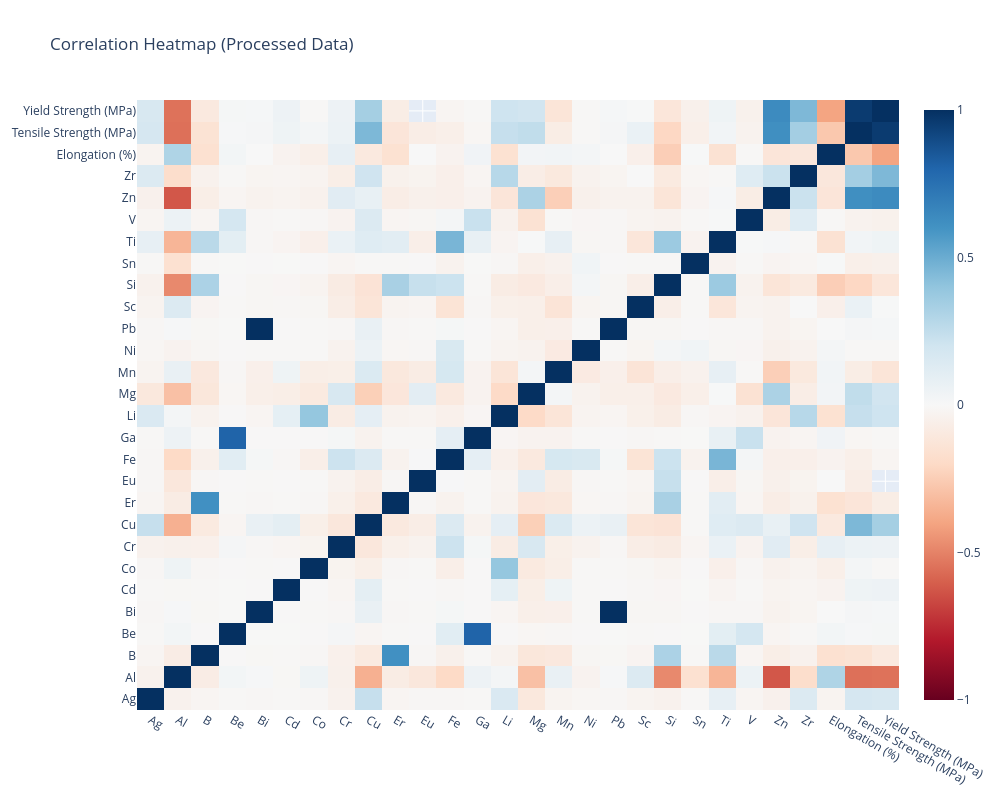

Notebook code for this chart:
### Code cell
# Analyze the impact of preprocessing
print("Impact of preprocessing on feature scales:")
print("\nOriginal data ranges:")
for col in composition_features:
    print(f"{col}: [{df[col].min():.3f}, {df[col].max():.3f}]")
    
print("\nProcessed data ranges:")
for col in composition_features:
    print(f"{col}: [{processed_df[col].min():.3f}, {processed_df[col].max():.3f}]")

# Calculate correlation matrix for processed data
processed_corr = processed_df.corr()

# Create correlation heatmap for processed data
fig = go.Figure(data=go.Heatmap(
    z=processed_corr,
    x=processed_df.columns,
    y=processed_df.columns,
    colorscale='RdBu',
    zmid=0,
))

fig.update_layout(
    title='Correlation Heatmap (Processed Data)',
    height=800,
    width=1000,
)

fig.show()

### Figure 1 — Plotly figure (JSON) as saved in the notebook; plotly's stock layout.template omitted (floating-point values rounded to 4 significant figures; data arrays with more than 128 entries replaced by an {"elided": "..."} marker saying what was removed)
{"data": [{"colorscale": [[0, "rgb(103,0,31)"], [0.1, "rgb(178,24,43)"], [0.2, "rgb(214,96,77)"], [0.3, "rgb(244,165,130)"], [0.4, "rgb(253,219,199)"], [0.5, "rgb(247,247,247)"], [0.6, "rgb(209,229,240)"], [0.7, "rgb(146,197,222)"], [0.8, "rgb(67,147,195)"], [0.9, "rgb(33,102,172)"], [1, "rgb(5,48,97)"]], "type": "heatmap", "x": ["Ag", "Al", "B", "Be", "Bi", "Cd", "Co", "Cr", "Cu", "Er", "Eu", "Fe", "Ga", "Li", "Mg", "Mn", "Ni", "Pb", "Sc", "Si", "Sn", "Ti", "V", "Zn", "Zr", "Elongation (%)", "Tensile Strength (MPa)", "Yield Strength (MPa)"], "y": ["Ag", "Al", "B", "Be", "Bi", "Cd", "Co", "Cr", "Cu", "Er", "Eu", "Fe", "Ga", "Li", "Mg", "Mn", "Ni", "Pb", "Sc", "Si", "Sn", "Ti", "V", "Zn", "Zr", "Elongation (%)", "Tensile Strength (MPa)", "Yield Strength (MPa)"], "z": {"elided": "28x28 float values"}, "zmid": 0}], "layout": {"height": 800, "title": {"text": "Correlation Heatmap (Processed Data)"}, "width": 1000}}
